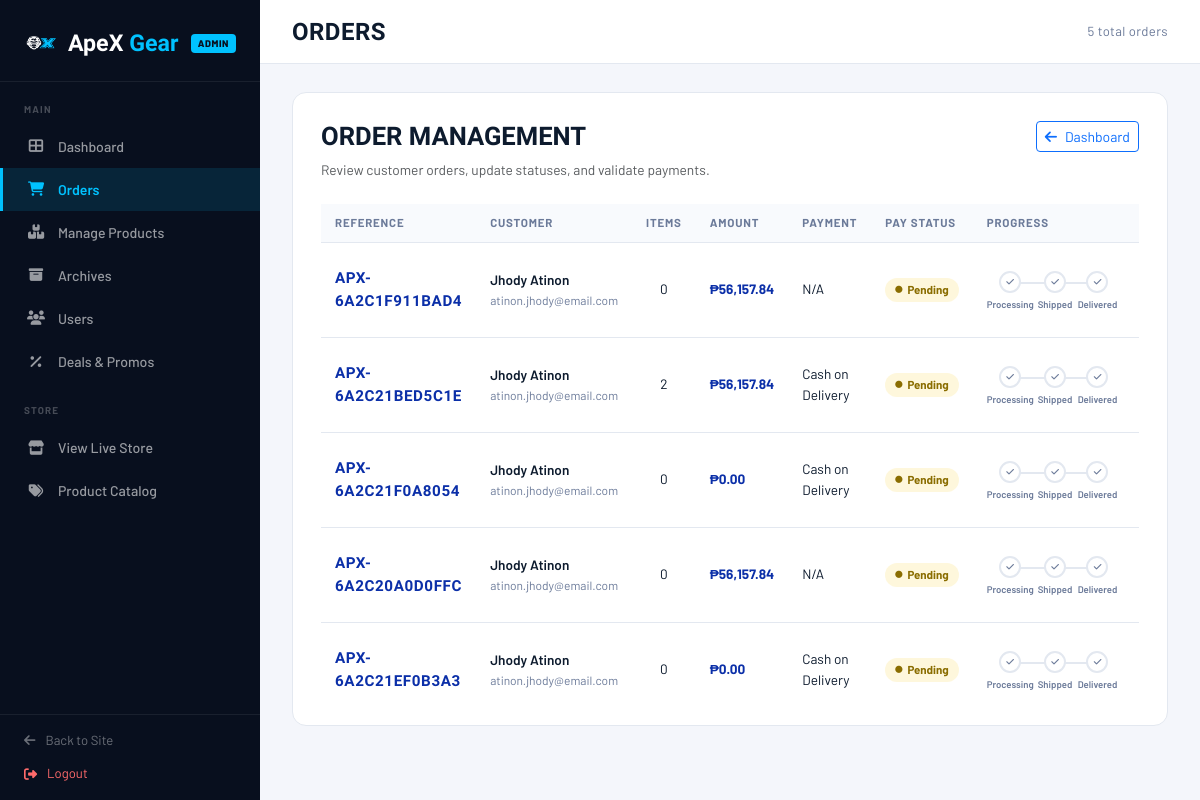
Page /admin/manage_orders.php (signed in) on the earlier database version.
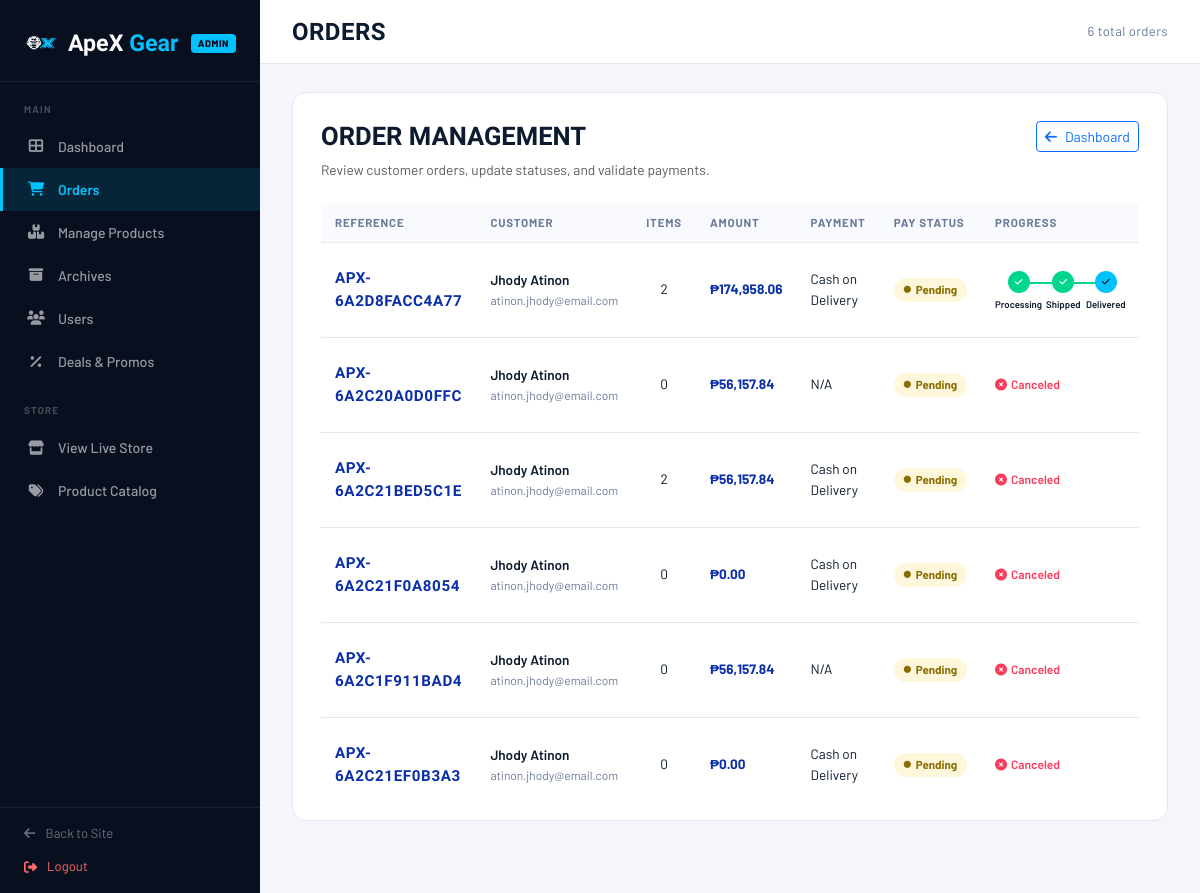
Same page on the later database version.
### tables this page shows
CREATE TABLE `orders_tbl` (
  `order_id` int(11) NOT NULL,
  `user_id` int(11) DEFAULT NULL,
  `order_ref_code` varchar(50) NOT NULL,
  `coupon_id` int(11) DEFAULT NULL,
  `subtotal` decimal(10,2) NOT NULL,
  `tax` decimal(10,2) NOT NULL,
  `shipping_fee` decimal(10,2) NOT NULL,
  `total_amount` decimal(10,2) NOT NULL,
  `order_status` varchar(50) NOT NULL DEFAULT 'Pending',
  `created_at` datetime NOT NULL DEFAULT current_timestamp()
);

CREATE TABLE `users_tbl` (
  `user_id` int(11) NOT NULL,
  `first_name` varchar(50) NOT NULL,
  `last_name` varchar(50) NOT NULL,
  `m_name` varchar(50) DEFAULT NULL,
  `gender` varchar(20) DEFAULT NULL,
  `username` varchar(50) NOT NULL,
  `email` varchar(100) NOT NULL,
  `password` varchar(255) NOT NULL,
  `otp_code` int(6) DEFAULT NULL
);

### database/db_connect.php (called while the page is built, shortened)
<?php
class Database
{
    private $host = 'localhost';
    private $username = 'root';
    private $password = '';
    private $dbname = 'apexgear_db';
    public $conn;
    private function connect()
    {
        $this->conn = new mysqli($this->host, $this->username, $this->password, $this->dbname);
        $this->conn->set_charset("utf8mb4");
        $this->conn->query("SET time_zone = '+08:00'");
    }
    public function getConnection()
    {
        return $this->conn;
    }
}

### classes/Inventory.php (called while the page is built, shortened)
<?php
require_once __DIR__ . '/../database/db_connect.php';
class Inventory
{
    private $conn;
    public function __construct()
    {
        $db = new Database();
        $this->conn = $db->getConnection();
    }
    public function getAllOrders() {
        $query = "
            SELECT o.*, o.order_ref_code AS reference_number,
                   u.first_name, u.last_name, u.email, u.username,
                   TRIM(CONCAT_WS(' ', NULLIF(u.first_name, ''), NULLIF(u.last_name, ''))) AS customer_name,
                   TRIM(CONCAT_WS(' ', NULLIF(sa.first_name, ''), NULLIF(sa.last_name, ''))) AS shipping_name,
                   COALESCE(
                       NULLIF(TRIM(CONCAT_WS(' ', NULLIF(u.first_name, ''), NULLIF(u.last_name, ''))), ''),
                       NULLIF(TRIM(CONCAT_WS(' ', NULLIF(sa.first_name, ''), NULLIF(sa.last_name, ''))), ''),
                       NULLIF(u.username, ''),
                       'Guest'
                   ) AS display_customer_name,
                   sa.phone_number, sa.street_address, sa.city, sa.zip_code,
                   p.method AS payment_method,
                   p.status AS payment_status,
                   p.qr_screenshot_path AS payment_screenshot,
                   p.transaction_id,
                   (SELECT SUM(quantity) FROM order_items_tbl WHERE order_id = o.order_id) as items_count
            FROM orders_tbl o
            LEFT JOIN users_tbl u ON o.user_id = u.user_id
            LEFT JOIN shipping_address_tbl sa ON sa.order_ref_code = o.order_ref_code
            LEFT JOIN payments_tbl p ON o.order_id = p.order_id
            ORDER BY o.created_at DESC
        ";
        $result = $this->conn->query($query);
        $orders = [];
        if ($result) {
            while ($row = $result->fetch_assoc()) {
                $orderId = $row['order_id'];
                $itemQuery = "
                    SELECT oi.product_id, oi.quantity AS qty, oi.price_at_checkout AS price,
                           (oi.quantity * oi.price_at_checkout) AS line_total,
                           p.name, b.brand_name AS brand, c.category_name AS category,
                           (SELECT image_path FROM product_images_tbl WHERE product_id = p.product_id LIMIT 1) AS image
                    FROM order_items_tbl oi
                    LEFT JOIN products_tbl p ON oi.product_id = p.product_id
                    LEFT JOIN brand_tbl b ON p.brand_id = b.brand_id
                    LEFT JOIN category_tbl c ON p.category_id = c.category_id
                    WHERE oi.order_id = ?
                ";
                $stmt = $this->conn->prepare($itemQuery);
                if ($stmt) {
                    $stmt->bind_param("i", $orderId);
                    $stmt->execute();
                    $itemRes = $stmt->get_result();
                    $items = [];
                    while($itemRow = $itemRes->fetch_assoc()) {
                        $items[] = $itemRow;
                    }
                    $row['items'] = $items;
                } else {
                    $row['items'] = [];
                }
                $orders[] = $row;
            }
        }
        return $orders;
    }
}

### admin/manage_orders.php (the view, shortened to what the rows shown need)
<?php
require_once __DIR__ . '/../classes/Inventory.php';
require_once __DIR__ . '/../database/db_connect.php';
$inv    = new Inventory();
$orders = $inv->getAllOrders();
?>
<!DOCTYPE html>
<html lang="en">
<head>
    <link href="https://cdn.jsdelivr.net/npm/bootstrap@5.3.3/dist/css/bootstrap.min.css" rel="stylesheet">
    <link href="https://cdnjs.cloudflare.com/ajax/libs/font-awesome/6.5.0/css/all.min.css" rel="stylesheet">
    <link href="../assets/css/style.css" rel="stylesheet">
    <link href="../assets/css/admin-style.css" rel="stylesheet">
</head>
<body>
    <div class="main-wrap">
        <main class="page-body">
            <div class="order-card">
                <div class="d-flex flex-column flex-md-row justify-content-between align-items-start gap-3 mb-4">
                    <div>
                        <h2 style="font-family:'Barlow Condensed',sans-serif;font-weight:900;font-size:1.6rem;text-transform:uppercase;">Order Management</h2>
                    </div>
                </div>
                <?php if (empty($orders)): ?>
                    <div class="alert alert-warning">No orders have been placed yet.</div>
                <?php else: ?>
                    <div class="order-table">
                        <table>
                            <thead>
                                <tr>
                                    <th>Reference</th>
                                    <th>Customer</th>
                                    <th>Items</th>
                                    <th>Amount</th>
                                    <th>Payment</th>
                                    <th>Pay Status</th>
                                    <th>Progress</th>
                                    <th>Order Status</th>
                                </tr>
                            </thead>
                            <tbody>
                                <?php foreach ($orders as $order):
                                    $st = strtolower($order['order_status'] ?? '');
                                    $statusClass = match ($st) {
                                        'completed'  => 'delivered',
                                        'delivered'  => 'delivered',
                                        'canceled'   => 'canceled',
                                        'shipped'    => 'shipped',
                                        'on process' => 'process',
                                        default      => 'pending',
                                    };
                                    $steps      = ['On Process', 'Shipped', 'Delivered'];
                                    $stepIndex  = match ($st) {
                                        'on process' => 0,
                                        'shipped'    => 1,
                                        'delivered', 'completed' => 2,
                                        default      => -1,
                                    };
                                    $payStatus = strtolower($order['payment_status'] ?? 'pending');
                                    $payClass  = match ($payStatus) {
                                        'success', 'paid', 'completed' => 'success',
                                        'failed'                        => 'failed',
                                        default                         => 'pending',
                                    };
                                    $payLabel  = match ($payClass) {
                                        'success' => 'Paid',
                                        'failed'  => 'Failed',
                                        default   => 'Pending',
                                    };
                                    $payMethod = $order['payment_method'] ?? 'N/A';
                                    $customerName = trim((string)($order['display_customer_name'] ?? $order['customer_name'] ?? $order['username'] ?? ''));
                                ?>
                                    <tr>
                                        <td><span class="ref-code"><?php echo htmlspecialchars($order['reference_number'] ?? '—'); ?></span></td>
                                        <td>
                                            <div style="font-weight:600;"><?php echo htmlspecialchars($customerName); ?></div>
                                            <div style="font-size:.75rem;color:var(--text-muted);"><?php echo htmlspecialchars($order['email'] ?: '—'); ?></div>
                                        </td>
                                        <td style="text-align:center;"><?php echo intval($order['items_count'] ?? 0); ?></td>
                                        <td style="font-weight:700;color:var(--blue);">₱<?php echo number_format($order['total_amount'] ?? 0, 2); ?></td>
                                        <td><?php echo htmlspecialchars($payMethod); ?></td>
                                        <td><span class="pay-badge <?php echo $payClass; ?>"><i class="fas fa-circle" style="font-size:.45rem;"></i><?php echo $payLabel; ?></span></td>
                                        <td style="min-width:160px;">
                                            <?php if ($st === 'canceled'): ?>
                                                <span style="font-size:.75rem;color:var(--danger);font-weight:600;"><i class="fas fa-times-circle me-1"></i>Canceled</span>
                                            <?php else: ?>
                                                <div class="progress-stepper">
                                                    <?php foreach ($steps as $i => $stepLabel):
                                                        $cls = '';
                                                        if ($stepIndex > $i) $cls = 'done';
                                                        elseif ($stepIndex === $i) $cls = 'active';
                                                    ?>
                                                        <div class="step <?php echo $cls; ?> <?php echo ($i < count($steps) - 1 && $stepIndex > $i) ? 'done' : ''; ?>">
                                                            <div class="step-dot"><i class="fas fa-check" style="font-size:.55rem;"></i></div>
                                                            <div class="step-lbl"><?php echo $stepLabel === 'On Process' ? 'Processing' : $stepLabel; ?></div>
                                                        </div>
                                                    <?php endforeach; ?>
                                                </div>
                                            <?php endif; ?>
                                        </td>
                                        <td><span class="status-badge <?php echo $statusClass; ?>"><?php echo htmlspecialchars($order['order_status'] ?? '—'); ?></span></td>
                                    </tr>
                                <?php endforeach; ?>
                            </tbody>
                        </table>
                    </div>
                <?php endif; ?>
            </div>
        </main>
    </div>
</body>
</html>

Differences in the rows shown:
added orders_tbl: order_ref_code "APX-6A2D8FACC4A77", customerName "Jhody Atinon", user.email "atinon.jhody@email.com", items_count "2", total_amount "174,958.06", payMethod "Cash on Delivery", payLabel "Pending", order_status "Completed" (drawn), stepLabel "Shipped", stepLabel "Delivered"
changed orders_tbl "APX-6A2C20A0D0FFC": now shows "Canceled"; moves up the list
changed orders_tbl "APX-6A2C21BED5C1E": now shows "Canceled"
changed orders_tbl "APX-6A2C21F0A8054": now shows "Canceled"
changed orders_tbl "APX-6A2C1F911BAD4": now shows "Canceled"; moves down the list
changed orders_tbl "APX-6A2C21EF0B3A3": now shows "Canceled"
Other differences:
count($orders): "5" → "6"
list line gone: "Processing"
list line gone: "Shipped"
list line gone: "Delivered"
